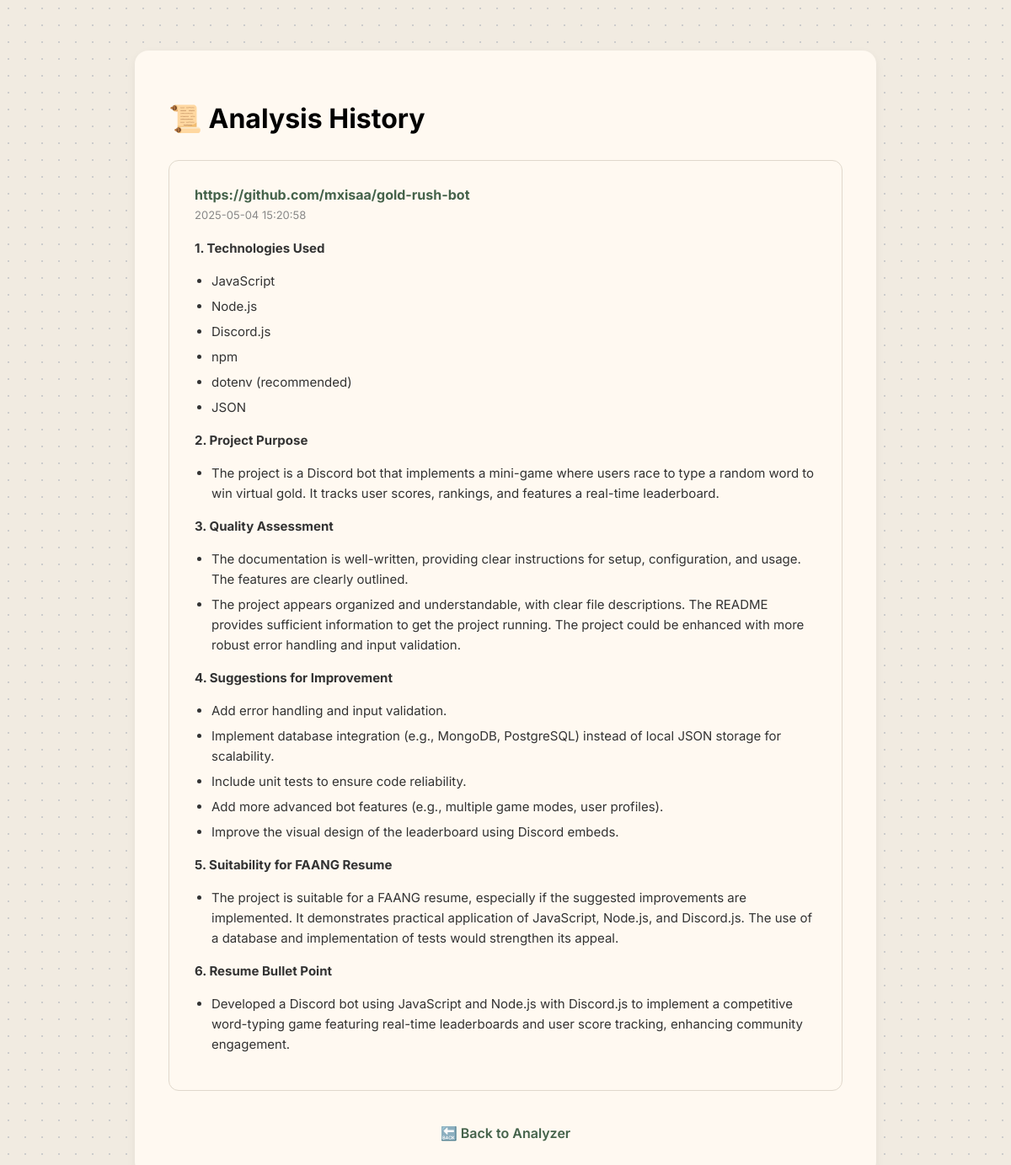
The app's page /history with its own data.
### tables this page shows
CREATE TABLE analyses (
            id INTEGER PRIMARY KEY AUTOINCREMENT,
            repo_url TEXT NOT NULL,
            response TEXT NOT NULL,
            timestamp DATETIME DEFAULT CURRENT_TIMESTAMP
        );

### app.py (the view)
@app.route('/history')
def history():
    conn = sqlite3.connect('responses.db')
    c = conn.cursor()
    c.execute("SELECT repo_url, response, timestamp FROM analyses ORDER BY timestamp DESC")
    rows = c.fetchall()
    conn.close()
    return render_template("history.html", rows=rows)

### templates/history.html (shortened to what this page needs)
<!DOCTYPE html>
<html lang="en">
<head>
</head>
<body>
  <div class="container">
    <h1>📜 Analysis History</h1>
    {% if rows %}
      {% for repo, response, time in rows %}
        <div class="entry">
          <div class="repo-header">{{ repo }}</div>
          <div class="timestamp">{{ time }}</div>
          <div class="response">
            {{ response | safe }}
          </div>
        </div>
      {% endfor %}
    {% else %}
      <p>No analyses found.</p>
    {% endif %}
    <a href="{{ url_for('index') }}" class="back-link">🔙 Back to Analyzer</a>
  </div>
</body>
</html>

### templates/history.html (style rules this page uses)
body { font-family: 'Inter', sans-serif; background-color: #f1ebe1; background-image: radial-gradient(#ccc 1px, transparent 0); background-size: 20px 20px; margin: 0; padding: 0; }
.container { max-width: 800px; margin: 60px auto; background: #fff9f1; padding: 40px; border-radius: 16px; box-shadow: 0 4px 12px rgba(0, 0, 0, 0.05); }
h1 { font-size: 32px; font-weight: 700; margin-bottom: 30px; }
.entry { background: #fff9f1; border: 1px solid #e0d8cc; border-radius: 12px; padding: 30px; margin-bottom: 40px; overflow-wrap: break-word; }
.repo-header { font-weight: 700; font-size: 16px; color: #44624a; margin-bottom: 6px; }
.timestamp { font-size: 13px; color: #888; margin-bottom: 20px; }
.response { font-size: 15px; line-height: 1.6; color: #333; }
.response ul { padding-left: 20px; margin-bottom: 12px; }
.response li { margin-bottom: 6px; }
.response strong { font-weight: 700; }
.back-link { display: block; text-align: center; margin-top: 40px; font-weight: 600; text-decoration: none; color: #44624a; }

### records on screen
analyses: repo_url "https://github.com/mxisaa/gold-rush-bot", timestamp "2025-05-04 15:20:58", response "1. Technologies Used JavaScript Node.js Discord.js npm dotenv (recommended) JSON 2. Project Purpose The project is a Discord bot that implements a mini-game where users race to type a random word to win virtual gold. It tracks user scores, rankings, and features a real-time leaderboard. 3. Quality Assessment The documentation is well-written, providing clear instructions for setup, configuration, and usage. The features are clearly outlined. The project appears organized and understandable, with clear file descriptions. The README provides sufficient information to get the project running. The project could be enhanced with more robust error handling and input validation. 4. Suggestions for…"
